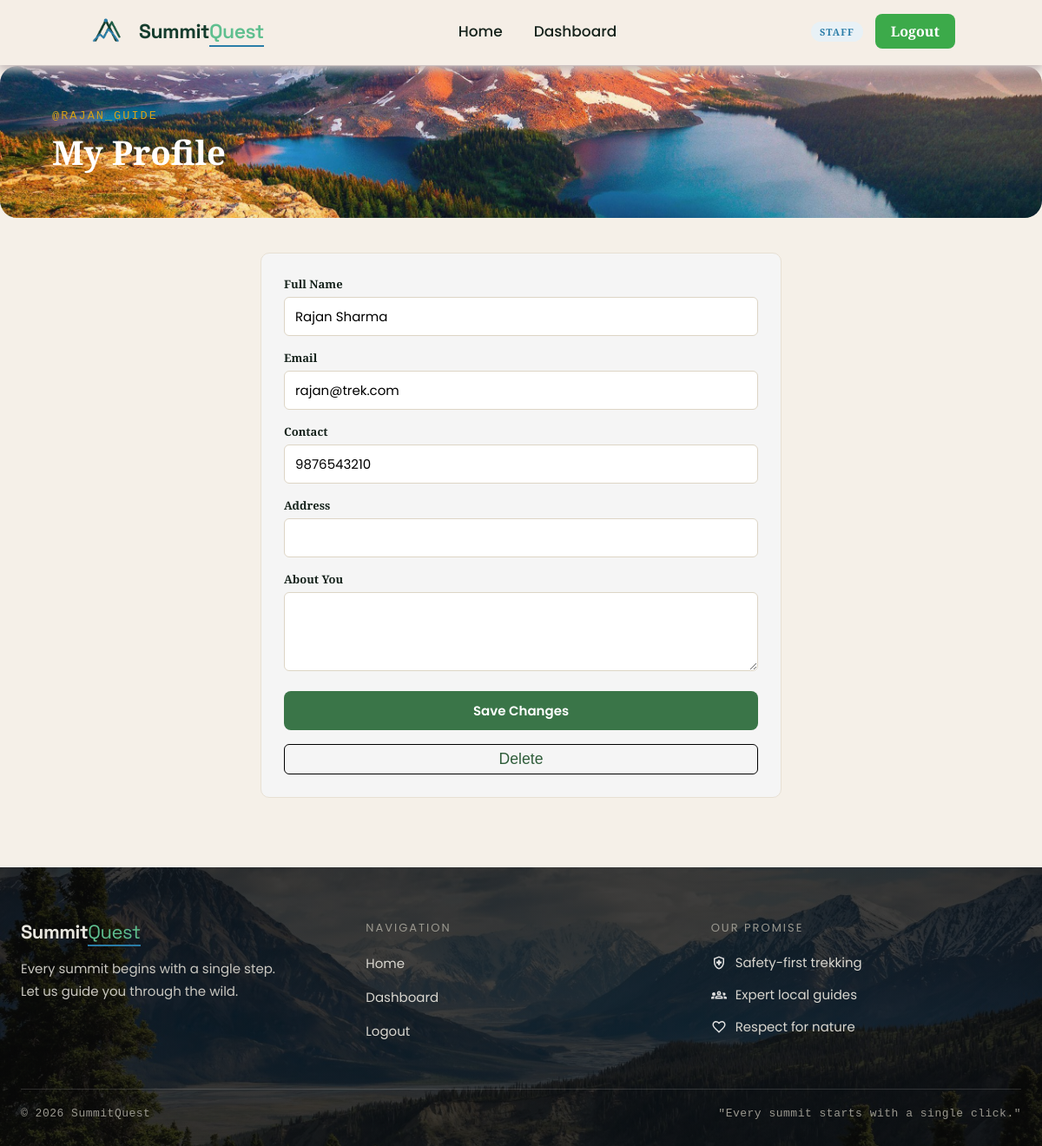
/user/profile (signed in), run on the app's committed database.
### app/models.py (models this page shows, shortened)
class User(db.Model):
    __tablename__ = "user"
    id = db.Column(db.Integer,primary_key= True)
    full_name = db.Column(db.String(256), nullable = False)
    name = db.Column(db.String(256),nullable= False)
    email = db.Column(db.String(256),nullable= False,unique = True)
    pass_hash = db.Column(db.String(1000),nullable=False)
    contact = db.Column(db.String(13),nullable = True)
    role = db.Column(db.String(50),nullable = False,default = "trekker")
    address = db.Column(db.String(256), nullable=True)
    bio = db.Column(db.Text, nullable=True)
    is_approved = db.Column(db.Boolean, default=True, nullable=False)
    is_blacklisted = db.Column(db.Boolean, default=False, nullable=False)
    created_at =  db.Column(db.DateTime,default=datetime.utcnow)
    bookings = db.relationship(
    "Bookings",
    backref="user",
    cascade="all, delete-orphan")
    assigned_treks = db.relationship(
    "Treks",
    backref="staff_member",
    foreign_keys="Treks.assigned_staff_id")

### app/routes.py (the view, shortened to what this page needs)
@visit.route("/user/profile", methods=["GET", "POST"])
@login_required
def profile():
    user = User.query.get_or_404(session["user_id"])
    return render_template("user/profile.html", user=user)

### app/utils.py (called while the page is built)
def current_user():
    if 'user_id' not in session:
        return AnonUser()
    return SessionUser(session)

def login_required(f):
    @wraps(f)
    def wrapper(*args, **kwargs):
        if 'user_id' not in session:
            flash('Please log in to continue.', 'info')
            return redirect(url_for('visit.login'))
        return f(*args, **kwargs)
    return wrapper

### templates/user/profile.html (shortened to what this page needs)
{% extends "base.html" %}
{% import "macros.html" as m %}
{% block extra_css %}
<link rel="stylesheet" href="{{ url_for('static', filename='css/for_dashboard.css') }}">
{% endblock %}
{% block content %}
{{ m.page_header("My Profile", "@" + user.name) }}
<div class="page-body">
    <div class="sq-card" style="max-width: 600px; margin: 0 auto;">
        <form method="post" data-confirm="Save Changes?">
            <div class="field">
                <label>Full Name</label>
                <input type="text" name="full_name" value="{{ user.full_name }}" required>
            </div>
            <div class="field">
                <label>Email</label>
                <input type="email" name="email" value="{{ user.email }}" required>
            </div>
            <div class="field">
                <label>Contact</label>
                <input type="tel" name="contact" value="{{ user.contact or '' }}">
            </div>
            <div class="field">
                <label>Address</label>
                <input type="text" name="address" value="{{ user.address or '' }}">
            </div>
            <div class="field">
                <label>About You</label>
                <textarea name="bio" rows="3">{{ user.bio or '' }}</textarea>
            </div>
            <button type="submit" class="btn btn-primary btn-block">Save Changes</button>
        </form>
        <form action="{{ url_for("visit.user_delete_profile", id = user.id) }}" method="post" data-confirm="Delete this account? This changes not be undone!">
            <button type="submit" class="btn-sm btn-sm-outline danger" style="width: 100%; margin-top: 2vh; font-size: 1.1em; border: 1px solid black;">Delete</button>
        </form>
    </div>
</div>
{% endblock %}

### templates/base.html (shortened to what this page needs)
<!doctype html>
<html lang="en">
<head>
    <link href="{{ url_for('static', filename='css/style.css') }}" rel="stylesheet" />
    {% block extra_css %}{% endblock %}
</head>
<body>
<nav class="navbar">
    <a href="{{ url_for('visit.home') }}" class="brand">
        <img src="{{ url_for('static', filename='assets/logo-removebg-preview.png') }}" alt="logo" height="40px" width="50px">
        <span class="brand-name"><span class="main">Summit</span><span class="accent">Quest</span></span>
    </a>
    <ul class="nav-links">
        <li><a href="{{ url_for('visit.home') }}">Home</a></li>
        {% if current_user.is_authenticated %}
            {% if current_user.role == 'admin' %}
            <li><a href="{{ url_for('visit.admin_dashboard') }}">Dashboard</a></li>
            <li><a href="{{ url_for('visit.admin_treks') }}">Treks</a></li>
            <li><a href="{{ url_for('visit.admin_staff_list') }}">Staff</a></li>
            <li><a href="{{ url_for('visit.admin_users') }}">Users</a></li>
            <li><a href="{{ url_for('visit.admin_bookings') }}">Bookings</a></li>
            {% elif current_user.role == 'staff' %}
            <li><a href="{{ url_for('visit.staff_dashboard') }}">Dashboard</a></li>
            {% else %}
            <li><a href="{{ url_for('visit.user_dashboard') }}">Dashboard</a></li>
            <li><a href="{{ url_for('visit.browse_treks') }}">Treks</a></li>
            <li><a href="{{ url_for('visit.my_bookings') }}">My Bookings</a></li>
            {% endif %}
        {% else %}
            <li><a href="#treks_redirect">Treks</a></li>
        {% endif %}
    </ul>
    <div class="nav-actions">
        {% if current_user.is_authenticated %}
        <span class="role-pill role-{{ current_user.role }}">{{ current_user.role }}</span>
        <a href="{{ url_for('visit.logout') }}" class="btn-register">Logout</a>
        {% else %}
        <a href="{{ url_for('visit.login') }}" class="btn-login">Login</a>
        <a href="{{ url_for('visit.register') }}" class="btn-register">Register</a>
        {% endif %}
    </div>
</nav>
<main class="site-main">
    {% block content %}{% endblock %}
</main>
<footer class="site-footer">
    <div class="footer-inner">
        <div class="footer-columns">
            <div class="footer-col">
                <div class="brand-name">Summit<span class="accent">Quest</span></div>
                <p>Every summit begins with a single step.<br>Let us guide you through the wild.</p>
            </div>
            <div class="footer-col">
                <div class="col-heading">Navigation</div>
                <ul>
                    <li><a href="{{ url_for('visit.home') }}">Home</a></li>
                    {% if current_user.is_authenticated %}
                        {% if current_user.role == 'admin'%}
                        <li><a href="{{ url_for('visit.admin_dashboard')}}">Dashboard</a></li>
                        {% elif current_user.role == 'staff' %}
                        <li><a href="{{ url_for('visit.staff_dashboard')}}">Dashboard</a></li>
                        {% else %}
                        <li><a href="{{ url_for('visit.user_dashboard')}}">Dashboard</a></li>
                        {% endif %}
                        <li><a href="{{ url_for('visit.logout')}}">Logout</a></li>
                    {% else %}
                    <li><a href="{{ url_for('visit.login') }}">Login</a></li>
                    <li><a href="{{ url_for('visit.register') }}">Register</a></li>
                    {% endif%}
                </ul>
            </div>
            <div class="footer-col">
                <div class="col-heading">Our Promise</div>
                <ul class="promise-list">
                    <li class="promos">
                        <img src="{{ url_for('static', filename='assets/safety.svg') }}" alt="Safety">
                        Safety-first trekking
                    </li>
                    <li class="promos">
                        <img src="{{ url_for('static', filename='assets/expert.svg') }}" alt="Expert">
                        Expert local guides
                    </li>
                    <li class="promos">
                        <img src="{{ url_for('static', filename='assets/love.svg') }}" alt="Love">
                        Respect for nature
                    </li>
                </ul>
            </div>
        </div>
        <hr class="footer-divider">
        <div class="footer-bottom">
            <span>&copy; 2026 SummitQuest</span>
            <span>"Every summit starts with a single click."</span>
        </div>
    </div>
</footer>
</body>
</html>

### static/css/style.css (style rules this page uses)
* { margin: 0; padding: 0; box-sizing: border-box; }
html { scroll-behavior: smooth; }
body { font-family: 'Playfair Display', 'Poppins', sans-serif; background-color: #f5f0e8; color: #16231C; }
a { color: inherit; }
.navbar { position: fixed; top: 0; left: 0; width: 100%; display: flex; align-items: center; justify-content: space-between; padding: 16px 100px; background-color: rgb(245, 238, 230); border-bottom: 3px solid rgb(245, 238, 230); z-index: 100; box-shadow: 0px 5px 10px 1px rgb(198, 188, 188); }
.brand { display: flex; align-items: center; gap: 10px; text-decoration: none; }
.brand-name { font-family: 'Space Grotesk', 'Poppins', sans-serif; font-size: 23px; letter-spacing: -0.5px; white-space: nowrap; }
.brand-name .main { font-weight: 700; color: #143C2D; }
.brand-name .accent { color: #5fbf8f; font-weight: 600; border-bottom: 2px solid #2A7DA8; padding-bottom: 1px; }
.nav-links { display: flex; list-style: none; gap: 36px; }
.nav-links a { text-decoration: none; color: #16231C; font-weight: 500; font-size: 17px; padding-bottom: 4px; border-bottom: 2px solid transparent; transition: all 0.8s ease; }
.nav-actions { display: flex; align-items: center; gap: 14px; }
.btn-register { text-decoration: none; font-weight: 600; font-size: 16px; color: #FFFFFF; background: #3caa4a; padding: 9px 18px; border-radius: 8px; transition: all 0.8s ease; }
.role-pill { font-size: 11px; font-weight: 700; text-transform: uppercase; letter-spacing: 1px; padding: 4px 10px; border-radius: 20px; background: #eef4ee; color: #2f5d3a; }
.role-pill.role-staff { background: #e8f1f6; color: #2A7DA8; }
.btn { display: inline-block; font-family: 'Poppins', sans-serif; font-weight: 600; font-size: 15px; text-decoration: none; border: none; border-radius: 8px; padding: 11px 22px; cursor: pointer; text-align: center; }
.btn-primary { background: #3a7548; color: #fff; }
.btn-block { width: 100%; transition: all 0.8s ease; }
.btn-sm { padding: 6px 12px; font-size: 13px; border-radius: 6px; }
.btn-sm-outline { background: transparent; color: #2f5d3a; border: 1px solid #cfd9d2; }
.field { margin-bottom: 16px; text-align: left; }
.field label { display: block; font-size: 13px; font-weight: 700; margin-bottom: 6px; }
.field input, .field select, .field textarea { width: 100%; padding: 10px 12px; font-size: 15px; font-family: 'Poppins', sans-serif; border: 1px solid #ddd5c5; border-radius: 6px; background: #fff; }
.field textarea { resize: vertical; }
.site-footer { position: relative; background-image: linear-gradient(rgba(10, 10, 10, 0.78), rgba(10, 10, 10, 0.78)), url('../assets/footer_image.jpg'); background-size: cover; background-position: center; color: #e8e6df; padding: 60px 24px 30px; width: 100%; }
.footer-inner { max-width: 1200px; margin: 0 auto; }
.footer-columns { display: flex; flex-wrap: wrap; gap: 40px; justify-content: space-between; }
.footer-col { flex: 1 1 220px; min-width: 220px; }
.footer-col .brand-name { font-size: 22px; font-weight: bold; margin-bottom: 16px; }
.footer-col .brand-name .accent { color: #5fbf8f; font-weight: normal; border-bottom: 2px solid #2A7DA8; }
.footer-col p { font-size: 15px; line-height: 1.7; color: #c9c7c0; }
.col-heading { font-size: 13px; letter-spacing: 2px; text-transform: uppercase; color: #9a988f; margin-bottom: 18px; }
.footer-col ul { list-style: none; }
.footer-col ul li { margin-bottom: 14px; }
.footer-col ul li a { color: #d8d6cf; text-decoration: none; font-size: 15px; }
.promise-list li { display: flex; align-items: center; gap: 10px; font-size: 15px; color: #d8d6cf; }
.promise-list img { width: 18px; height: 18px; }
.footer-divider { border: none; border-top: 1px solid rgba(255, 255, 255, 0.15); margin: 40px 0 20px; }
.footer-bottom { display: flex; flex-wrap: wrap; justify-content: space-between; gap: 8px; font-family: 'Courier New', monospace; font-size: 13px; color: #9a988f; letter-spacing: 0.5px; }

### static/css/for_dashboard.css (style rules this page uses)
a { text-decoration: none; }
.page-body { max-width: 1200px; margin: 0 auto; padding: 40px 24px 80px; }
.sq-card { background-color: whitesmoke; border: 1px solid #e7e0d3; border-radius: 10px; padding: 26px; margin-bottom: 26px; }
.danger { transition: all 0.35s ease; }

### data on the page
User: role "STAFF", full_name "Rajan Sharma", email "rajan@trek.com", contact "9876543210"

### other printed values
{{ subtitle }} "@RAJAN_GUIDE"
{{ title }} "My Profile"
